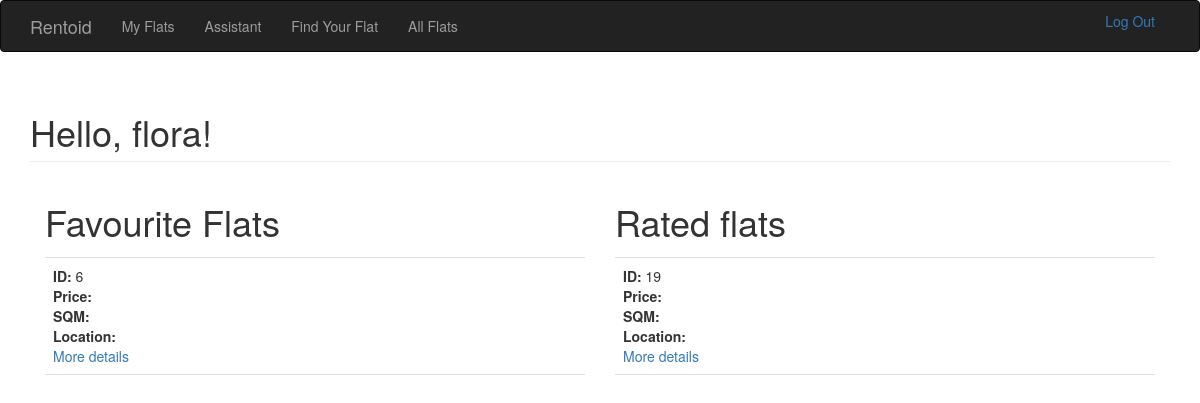
Screenshot of / (signed in) with the database file from the repository.
### app/model/models.py (models this page shows, shortened)
class User(db.Model, UserMixin):
    __tablename__ = 'users'
    id = db.Column(db.Integer, primary_key=True)
    email = db.Column(db.String(64), unique=True, index=True)
    username = db.Column(db.String(64), unique=True, index=True)
    password_hash = db.Column(db.String(128))
    liked = db.relationship('Like', foreign_keys='Like.user_id', backref='user', lazy='dynamic')
    rated = db.relationship('Rating', foreign_keys='Rating.user_id', backref='user', lazy='dynamic')
    @property
    def password(self):
        raise AttributeError('password is not readable')

class Like(db.Model):
    __tablename__ = 'likes'
    id = db.Column(db.Integer, primary_key=True)
    user_id = db.Column(db.Integer, db.ForeignKey('users.id'))
    flat_id = db.Column(db.Integer, db.ForeignKey('flats.id'))
    __table_args__ = (db.UniqueConstraint('user_id', 'flat_id', name='unique_user_flat_like'),)

class Rating(db.Model):
    __tablename__ = 'ratings'
    id = db.Column(db.Integer, primary_key=True)
    user_id = db.Column(db.Integer, db.ForeignKey('users.id'))
    flat_id = db.Column(db.Integer, db.ForeignKey('flats.id'))
    rating = db.Column(db.Float)
    __table_args__ = (db.UniqueConstraint('user_id', 'flat_id', name='unique_user_flat_rating'),)

### app/main/views.py (the view)
@main.route('/')
def index():
    liked_flats = None
    rated_flats = None
    if current_user.is_authenticated:
        rated_flats = current_user.rated.all()
        liked_flats = current_user.liked.all()
    return render_template('index.html', liked_flats=liked_flats, rated_flats=rated_flats)

### app/model/models.py (called while the page is built)
@login_manager.user_loader
def load_user(user_id):
    return User.query.get(int(user_id))

### app/templates/index.html (shortened to what this page needs)
{% extends "base.html" %}
{% block page_content %}
<div class="container">
<h1 class="page-header"> Hello,
{% if current_user.is_authenticated %}
    {{ current_user.username }}!
{% else %}
    Stranger!
{% endif %}
</h1>
</div>
<div class="container">
<div class="container col-md-6">
    <h1>Favourite Flats</h1>
    {% if current_user.is_authenticated %}
        {% if liked_flats is defined and liked_flats[0] %}
            {% for liked_flat in liked_flats %}
            <ul class="posts">
                <li class="post">
                    <div class="post-body">
                        <strong>ID: </strong>{{ liked_flat.id }} <br>
                        <strong>Price: </strong>{{ liked_flat.price }} <br>
                        <strong>SQM: </strong>{{ liked_flat.sqm }} <br>
                        <strong>Location: </strong>{{ liked_flat.location }}
                    </div>
                    <div>
                        <a href="{{ url_for('flats.flat', flat_id=liked_flat.id) }}">More details</a>
                    </div>
                </li>
            </ul>
            {% endfor %}
        {% else %}
        <p> You don't have any favourite flats.</p>
        {% endif %}
    {% else %}
        Login to see your favourite flats.
    {% endif %}
</div>
<div class="container col-md-6">
    <h1>Rated flats</h1>
    {% if current_user.is_authenticated %}
        {% if rated_flats is defined and rated_flats[0] %}
            {% for rated_flat in rated_flats %}
            <ul class="posts">
                <li class="post">
                    <div class="post-body">
                        <strong>ID: </strong>{{ rated_flat.id }} <br>
                        <strong>Price: </strong>{{ rated_flat.price }}  <br>
                        <strong>SQM: </strong>{{ rated_flat.sqm }}  <br>
                        <strong>Location: </strong>{{ rated_flat.location }} <br>
                    </div>
                    <div>
                        <a href="{{ url_for('flats.flat', flat_id=rated_flat.id) }}">More details</a>
                    </div>
                </li>
            </ul>
            {% endfor %}
        {% else %}
        <p> You don't have any rated flats.</p>
        {% endif %}
    {% else %}
        Login to see your rated flats.
    {% endif %}
    </div>
</div>
{% endblock %}

### app/static/style.css (style rules this page uses)
ul.posts { list-style-type: none; padding: 0px; margin: 16px 0px 0px 0px; border-top: 1px solid #e0e0e0; }
ul.posts li.post { padding: 8px; border-bottom: 1px solid #e0e0e0; }

### rows the page displays
User: username "flora"
Like: id "6"
Rating: id "19"
